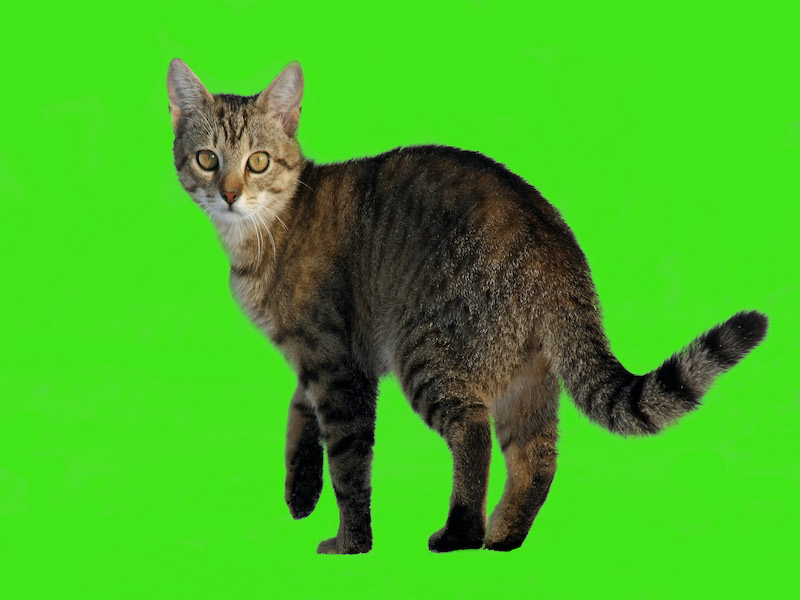
#> input picture week8/images/cat.jpg, 800 x 600 px
$ python digital_image_try.py
#> lines starting #> are read from the running program, lines starting #| are printed output that depends on the picture
from PIL import Image

image_cat = Image.open("images/cat.jpg")
#> image_cat is the input picture: PIL image 800x600 RGB; mean R, G, B 68, 182.9, 32.4
image_beach = Image.open("images/beach.jpg")
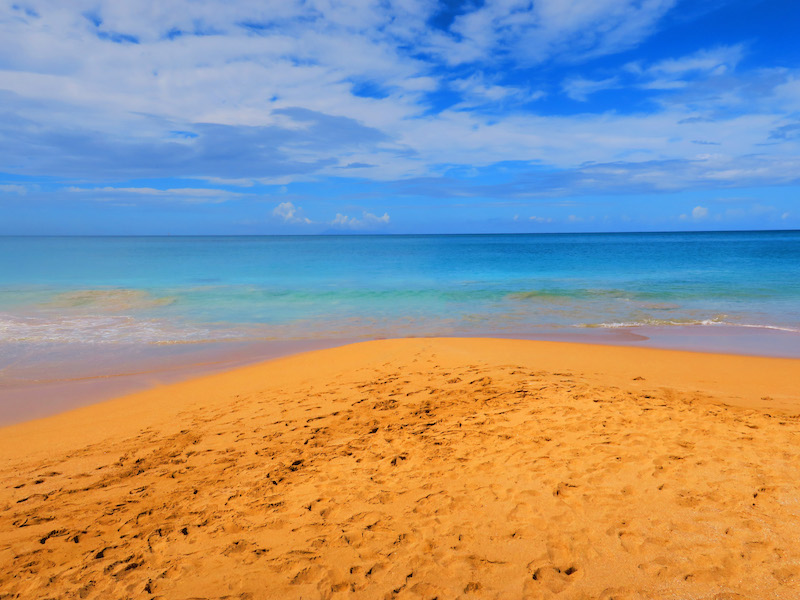
#> input picture week8/images/beach.jpg, 800 x 600 px
#> image_beach is the input picture: PIL image 800x600 RGB; mean R, G, B 152.6, 148, 143.9
new_image = Image.new("RGB", image_beach.size)
#> new_image: PIL image 800x600 RGB; every value is 0
(width, height) = image_cat .size
#> width = 800; height = 600

pixels_original = new_image.load()
pixels_cat = image_cat.load()


for y in range(0, height):
    for x in range(0, width):
        (r, g, b) = pixels_cat[x, y]
        pixels_cat[x, y] = (r, 2, b)
image_beach.paste(image_cat, (0, 0))
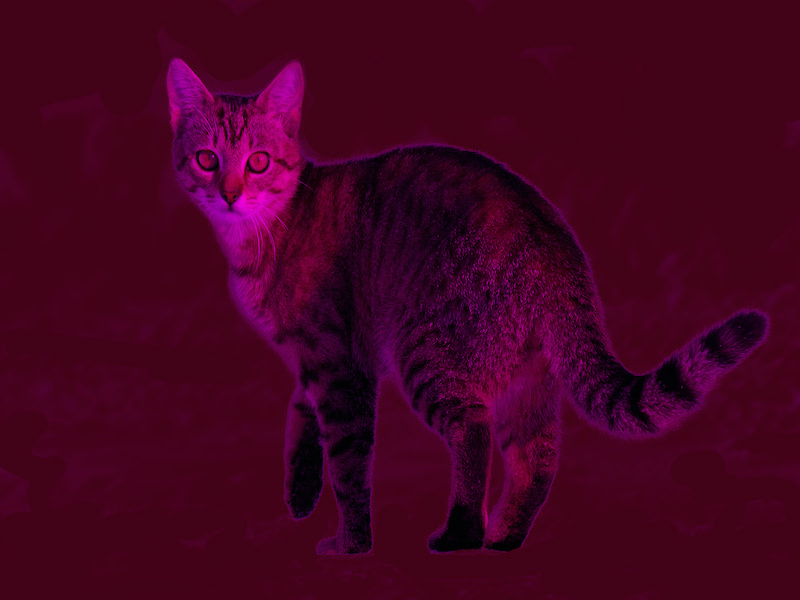
#> image_cat: PIL image 800x600 RGB; mean R, G, B 68, 2, 32.4
image_beach.show()
